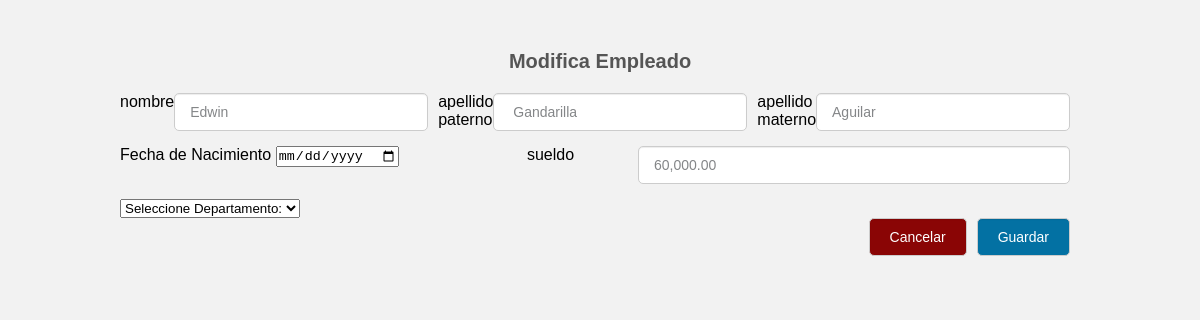
Screenshot of /update.php?clave_empleado=41 with the database file from the repository.
### tables this page shows
CREATE TABLE `emp` (
  `clave_empleado` int(50) NOT NULL,
  `nombre` varchar(100) NOT NULL,
  `apellido_paterno` varchar(100) NOT NULL,
  `apellido_materno` varchar(100) NOT NULL,
  `fecha_nacimiento` varchar(100) NOT NULL,
  `departamento` int(50) NOT NULL,
  `sueldo` varchar(100) NOT NULL
);

### update.php (the view, shortened to what this page needs)
<?php
	include_once 'php/conexion.php';
	if(isset($_GET['clave_empleado'])){
		$clave_empleado=(int) $_GET['clave_empleado'];
		$buscar_id=$con->prepare('SELECT * FROM emp WHERE clave_empleado=:clave_empleado LIMIT 1');
		$buscar_id->execute(array(
			':clave_empleado'=>$clave_empleado
		));
		$resultado=$buscar_id->fetch();
	}else{
		header('Location: index.php');
	}
?>
<!DOCTYPE html>
<html lang="es">
<head>
	<link rel="stylesheet" href="css/estilo.css">
</head>
<body>
	<div class="contenedor">
		<h2>Modifica Empleado</h2>
		<form action="" method="post">
			<div class="form-group">
			<h>  nombre   </h>
				<input type="text" name="nombre" value="<?php if($resultado) echo $resultado['nombre']; ?>" class="input__text" onkeypress="return soloLetras(event)">
					<h>  apellido paterno   </h>
				<input type="text" name="apellido_paterno" value="<?php if($resultado) echo $resultado['apellido_paterno']; ?>" class="input__text" onkeypress="return soloLetras(event)">
					<h>  apellido materno  </h>
				<input type="text" name="apellido_materno" value="<?php if($resultado) echo $resultado['apellido_materno']; ?>" class="input__text" onkeypress="return soloLetras(event)">
			</div>
			<div class="form-group">
				<div>
	<h> Fecha de Nacimiento</h>
		<input type="date" name="fecha_nacimiento"  >
</div>
			<br>
			<h>  sueldo </h>
				<input type="text" name="sueldo" value="<?php if($resultado) echo $resultado['sueldo']; ?>" class="input__text" >
			</div>
			    <select name = "departamento">
        <option value="0">Seleccione Departamento:</option>
      </select>
			<div class="btn__group">
				<a href="index.php" class="btn btn__danger">Cancelar</a>
				<input type="submit" name="guardar" value="Guardar" class="btn btn__primary">
			</div>
		</form>
	</div>
</body>
</html>

### css/estilo.css (style rules this page uses)
* { padding: 0; margin: 0px; box-sizing: border-box; }
body { font-family: 'Arial',sans-serif; font-size: 16px; background: #f2f2f2; }
a { text-decoration: none; }
.contenedor { width: 80%; max-width: 1000px; margin: 30px auto; overflow: hidden; }
h2 { display: block; margin-top: 20px; margin-bottom: 20px; text-align: center; font-size: 20px; font-family: 'Arial', sans-serif; font-weight: bold; color: #555; }
form .input__text { width: 100%; border: 1px solid #ccc; border-radius: 5px; box-shadow: 0 1px 1px rgba(0, 0, 0, 0.075) inset; color: #848688; display: block; font-size: 14px; margin-bottom: 15px; padding: 10px 15px; max-width: 30%; margin-right: 10px; outline: medium none; }
form .form-group { display: flex; width: 100%; flex-wrap: nowrap; justify-content: space-between; }
form .form-group .input__text { max-width: 45% !important; }
form .btn { border: 1px solid #ccc; border-radius: 5px; box-shadow: 0 1px 1px rgba(0, 0, 0, 0.075) inset; color: #fff; display: block; font-size: 14px; background: rgb(3, 113, 163); margin-bottom: 15px; padding: 10px 20px; margin-right: 10px; outline: medium none; cursor: pointer; }
.btn__group { width: 100%; display: flex; flex-direction: row; justify-content: flex-end; }
.btn__primary { background: rgb(3, 113, 163); }
.btn__danger { background: #8a0505 !important; }

### rows the page displays
emp: nombre "Edwin", apellido_paterno "Gandarilla", apellido_materno "Aguilar", sueldo "60,000.00"
